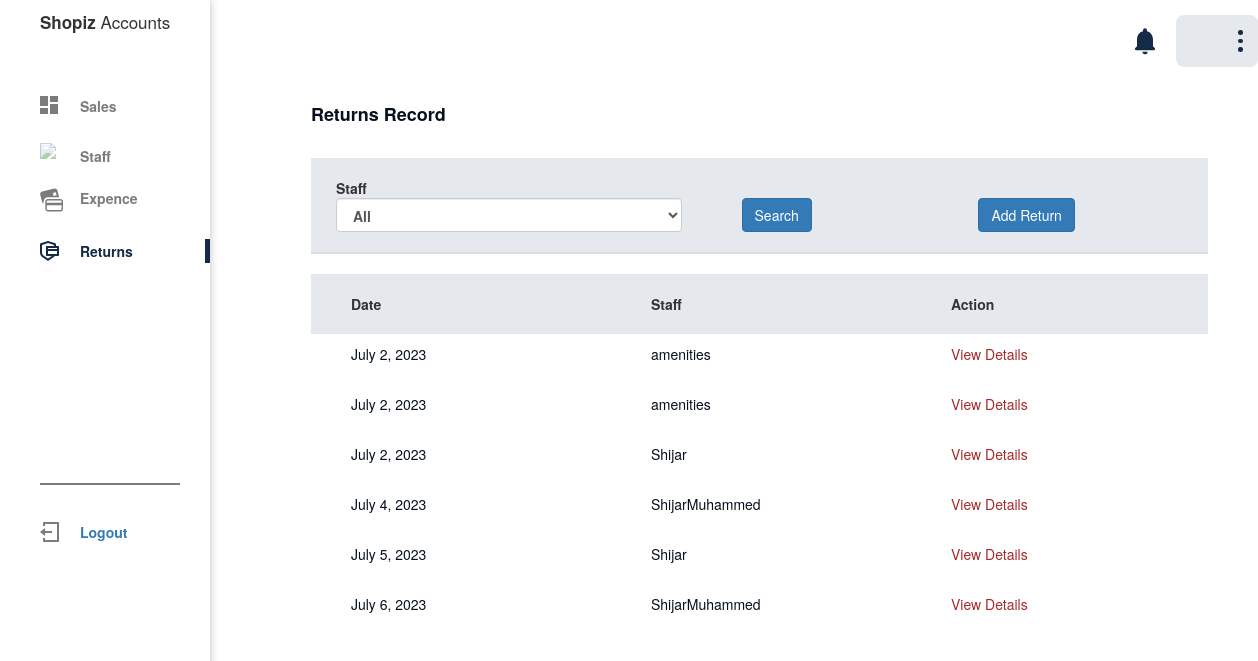
The app's page /returns (signed in), older data.
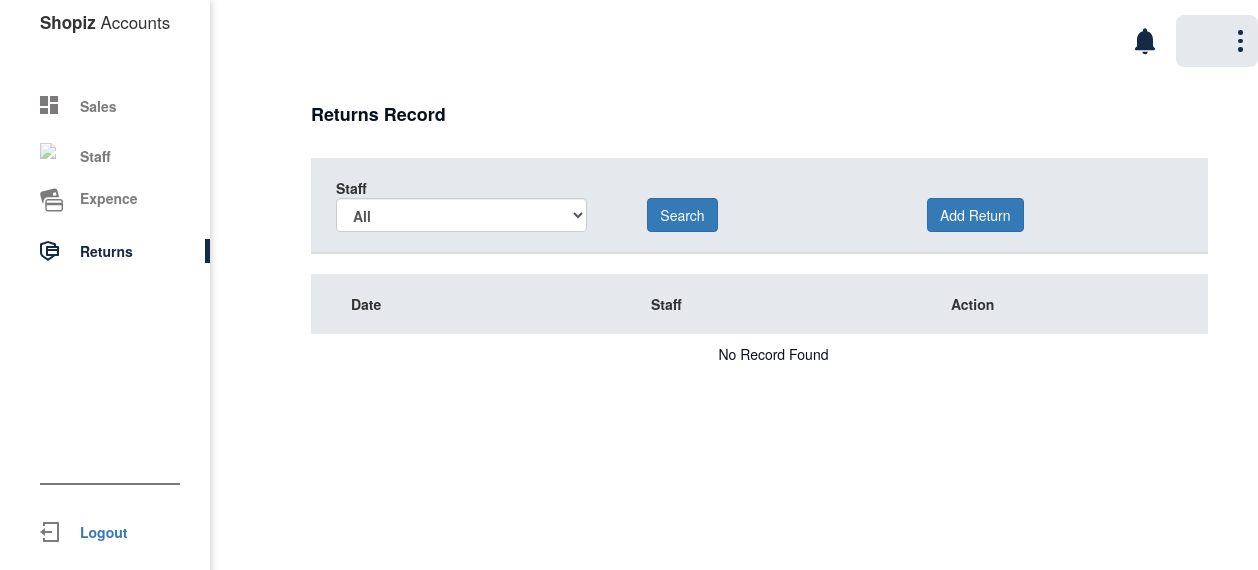
The same page, newer data.
### user_app/models.py (models this page shows, shortened)
class Returns(models.Model):
    Date = models.DateField(default = datetime.now())
    Staff  = models.ForeignKey(Staffs, on_delete=models.CASCADE)
    Description = models.TextField()
    class Meta:
        db_table = 'Returns'

class Staffs(models.Model):
    firstName = models.CharField(max_length=30)
    lastName = models.CharField(max_length=30)
    email = models.EmailField(max_length=50)
    gender = models.CharField(max_length=10)
    phoneNumber = models.CharField(max_length=20)
    address = models.CharField(max_length=250)
    profile_picture = models.FileField(upload_to='profile_picture')
    attachment = models.FileField(upload_to='attachments')
    status = models.BooleanField(default=True)
    access = models.BooleanField(default=True)
    shift = models.CharField(max_length=20)
    class Meta:
        db_table = 'staffs'

### user_app/views.py (the view, shortened to what this page needs)
# urls.py: path('returns', views.returns, name='return'),
@login_required()
def returns(request):
    if request.session.get('user_role') == 'admin':
        filter = request.GET.get('filter')
        data = models.Returns.objects.all()
        if filter is not None and filter != 'all':
            data = data.filter(Staff = filter)
        staffs = models.Staffs.objects.all()
    else:
        data = models.Returns.objects.filter(Staff = request.session.get('user_id'))
        staffs = models.Staffs.objects.filter(id = request.session.get('user_id'))
    return render(request, 'admin/returns.html', {'staffs': staffs, 'data': data,})

### template/admin/returns.html (shortened to what this page needs)
{% extends 'admin/admin_home.html' %}
{% load static %}
{% block content %}
<head>
    <link rel="stylesheet" href="//netdna.bootstrapcdn.com/bootstrap/3.1.1/css/bootstrap.min.css">
    <link rel="stylesheet" href="{% static 'css/expences.css' %}">
</head>
<div class="content" style="padding: 0 50px 0 0;">
    {% with user_role=request.session.user_role %}
    <div class="table-con" style="overflow: hidden;">
        <div class="heading">
            <div class="title">Returns Record</div>
            <div class="row">
                <form action="" method="get">
                <table class="table">
                    <thead>
                        <tr class="filters">
                            {% if user_role == 'admin' %}
                            <th>Staff
                                <select name="filter" class="form-control">
                                    <option value="all">All</option>
                                </select>
                            </th>
                            <th>
                                <button type="submit" class="btn btn-primary">Search</button>
                            </th>
                            {% endif %}
                            <th>
                                <button class="btn btn-primary" onclick="add_return()">Add Return</button>
                            </th>
                        </tr>
                    </thead>
                </table>
            </form>
            </div>
        </div>
        <table>
            <thead>
                <tr>
                    <th style="max-width: 350px; min-width: 300px;">Date</th>
                    <th style="max-width: 350px; min-width: 300px;">Staff</th>
                    <th style="max-width: 350px; min-width: 300px;">Action</th>
                </tr>
            </thead>
            <tbody>
                {% if data|length == 0 %}
                <tr>
                    <td colspan="3" align="center">No Record Found</td>
                </tr>
                {% else %}
                {% for data in data %}
                <tr class="row">
                    <td class="date" style="max-width: 350px; min-width: 300px;">
                        <p>{{data.Date}}</p>
                    </td>
                    <td class="name" style="max-width: 350px; min-width: 300px;">
                        <p>{{data.Staff.firstName}}</p>
                    </td>
                    <td class="name" style="max-width: 350px; min-width: 300px;">
                        <p><a style="color: brown;" onclick="itemCliked({{forloop.counter}})">View Details</a></p>
                    </td>
                </tr>
                {% endfor %}
                {% endif %}
            </tbody>
        </table>
    </div>
</div>
{% endwith %}
{% endblock %}

### template/admin/admin_home.html (shortened to what this page needs)
<!DOCTYPE html>
<html lang="en">
{% load static %}
<head>
  <link rel="stylesheet" href="{% static 'css/admin_home.css' %}">
</head>
<body>
  {% with user_role=request.session.user_role user_access=request.session.user_access %}
  <div class="main-container">
    <div class="main-container__left">
      <div class="main-title">
        <b>Shopiz</b> Accounts
      </div>
      <div class="tabs">
        <div class="tab {% if request.path == '/admin_home' %} first {% endif %}">
          <svg width="18" height="18" viewBox="0 0 18 18" fill="none" xmlns="http://www.w3.org/2000/svg">
            <path d="M0 10H8V0H0V10ZM0 18H8V12H0V18ZM10 18H18V8H10V18ZM10 0V6H18V0H10Z" fill="{% if request.path == '/admin_home' %} #152A46 {% else %} #7C7A7A {% endif %}"/>
          </svg>
          <div class="desc"><a href="admin_home" style="text-decoration: none; color: inherit;">Sales</a></div>
        </div>
        {% if user_role == 'admin' %}
        <div class="tab {% if request.path == '/staffs' or request.path == '/add_staff' %} first {% endif %}">
          <img src="{% static 'pics/staff-symbol-svgrepo-com.svg' %}" style="width: 24px; {% if request.path == '/staffs' or request.path == '/add_staff' %} opacity: 1; {% else %} opacity: 0.5; {% endif %}"">
          <ul>
            <li class="dropdown desc" style="list-style-type: none; top: 0.5rem;"><span tabindex="-1" class="dropdown__title" id="dropdown-box">
                <div class="menu-con" style="background: none; padding: 0;">
                  Staff
                </div>
              </span>
            </li>
          </ul>
        </div>
        {% endif %}
        {% if user_role == 'admin' %}
        <div class="tab {% if request.path == '/expences' %} first {% endif %}"">
          <svg width="23" height="24" viewBox="0 0 26 26" fill="none" xmlns="http://www.w3.org/2000/svg">
            <path
              d="M16.6882 3.4957e-05C16.4882 0.00803496 16.2952 0.044035 16.0942 0.094035L2.50022 3.40603C0.892223 3.80003 -0.113777 5.42204 0.281223 7.03103L2.18722 14.813C2.30272 15.2766 2.52761 15.7057 2.84304 16.0644C3.15848 16.4232 3.55528 16.7012 4.00022 16.875V15C4.00022 12.243 6.24322 10 9.00022 10H21.5942L19.7192 2.28103C19.5534 1.61005 19.1612 1.01678 18.6089 0.601267C18.0566 0.185749 17.3779 -0.0265974 16.6872 3.4957e-05H16.6882ZM17.9062 4.31304L18.7192 7.71903L15.3442 8.53104L14.5002 5.15603L17.9062 4.31304ZM9.00022 12C7.34422 12 6.00022 13.344 6.00022 15V23C6.00022 24.656 7.34422 26 9.00022 26H23.0002C24.6562 26 26.0002 24.656 26.0002 23V15C26.0002 13.344 24.6562 12 23.0002 12H9.00022ZM9.00022 13.594H23.0002C23.7712 13.594 24.4062 14.229 24.4062 15V16H7.59422V15C7.59422 14.229 8.22922 13.594 9.00022 13.594ZM7.59422 19H24.4062V23C24.4062 23.771 23.7712 24.406 23.0002 24.406H9.00022C8.62798 24.4039 8.27157 24.2551 8.00835 23.9919C7.74513 23.7287 7.59632 23.3723 7.59422 23V19Z"
              fill="{% if request.path == '/expences' %} #152A46 {% else %} #7C7A7A {% endif %}" />
          </svg>
          <div class="desc"><a href="expences" style="text-decoration: none; color: inherit;">Expence</a></div>
        </div>
        {% endif %}
        {% if user_role == 'admin' or user_access == True %}
        <div class="tab {% if request.path == '/returns' %} first {% endif %}">
          <svg width="19" height="20" viewBox="0 0 19 20" fill="none" xmlns="http://www.w3.org/2000/svg">
            <path
              d="M8 0L15.298 2.28C15.5015 2.34354 15.6794 2.47048 15.8057 2.64229C15.932 2.81409 16.0001 3.02177 16 3.235V5H18C18.2652 5 18.5196 5.10536 18.7071 5.29289C18.8946 5.48043 19 5.73478 19 6V14C19 14.2652 18.8946 14.5196 18.7071 14.7071C18.5196 14.8946 18.2652 15 18 15L14.78 15.001C14.393 15.511 13.923 15.961 13.38 16.331L8 20L2.62 16.332C1.81252 15.7815 1.15175 15.042 0.69514 14.1779C0.238528 13.3138 -0.000101223 12.3513 3.22098e-08 11.374V3.235C0.000120606 3.02194 0.0682866 2.81449 0.194562 2.64289C0.320838 2.47128 0.498622 2.34449 0.702 2.281L8 0ZM8 2.094L2 3.97V11.374C1.99986 11.9862 2.14025 12.5903 2.41036 13.1397C2.68048 13.6892 3.07311 14.1692 3.558 14.543L3.747 14.679L8 17.58L11.782 15H7C6.73478 15 6.48043 14.8946 6.29289 14.7071C6.10536 14.5196 6 14.2652 6 14V6C6 5.73478 6.10536 5.48043 6.29289 5.29289C6.48043 5.10536 6.73478 5 7 5H14V3.97L8 2.094ZM8 10V13H17V10H8ZM8 8H17V7H8V8Z"
              fill="{% if request.path == '/returns' %} #152A46 {% else %} #7C7A7A {% endif %}" />
          </svg>
          <div class="desc"><a href="returns" style="text-decoration: none; color: inherit;">Returns</a></div>
        </div>
        {% endif %}
      </div>
      <div class="tools-con">
        <hr>
        <div class="tools">
          <div class="tool">
            <div class="desc"><a href="logout">Logout</a></div>
          </div>
        </div>
      </div>
    </div>
    <div class="main-container__right">
      <nav aria-label="Profile Navigation">
        <div class="icon">
        </div>
        <ul>
          <li class="dropdown"><span tabindex="-1" class="dropdown__title" id="dropdown-box">
              <div class="menu-con">
                <div class="profile">
                  <div class="image"></div>
                </div>
                <div class="menu">
                  <div class="dot"></div>
                  <div class="dot"></div>
                  <div class="dot"></div>
                </div>
              </div>
            </span>
          </li>
        </ul>
      </nav>
      {% endwith %}
      {% block content %} {% endblock %}
    </div>
  </div>
</body>
</html>

### assets/css/admin_home.css (style rules this page uses)
body { margin: 0; font-family: "Nunito", sans-serif; max-width: 100%; -ms-overflow-style: none; }
.main-container { display: flex; }
.main-container__left { padding-left: 40px; width: calc(160px + 4%); height: 100vh; z-index: 1; background: #fff; position: fixed; box-shadow: 0px 0px 8px rgba(0, 0, 0, 0.25); }
.main-container__left .main-title { font-size: 17px; margin-top: 10px; }
.main-container .tabs { padding-top: 60px; }
.main-container .tabs .tab { display: flex; padding: 2px 0; margin-bottom: 25px; position: relative; cursor: pointer; }
.main-container .tabs .tab .desc { font-weight: 600; font-size: 14px; position: absolute; left: 40px; color: #7c7a7a; }
.main-container .tabs .first { border-right: 5px solid #152a46; margin-bottom: 30px; }
.main-container .tabs .first .desc { color: #152a46; }
.main-container .tools-con { padding-top: 170px; }
.main-container .tools-con hr { margin-right: 30px; border: 0.2px solid #7c7a7a; }
.main-container .tools-con .tools { color: #7c7a7a; padding-top: 15px; }
.main-container .tools-con .tools .tool { position: relative; display: flex; padding: 2px 0; margin-bottom: 20px; cursor: pointer; }
.main-container .tools-con .tools .tool .desc { position: absolute; left: 40px; font-weight: 600; font-size: 14px; }
.main-container__right { padding: 10px 4%; margin-left: calc(160px + 8%); width: calc(100vw - (160px + 4%)); }
.main-container__right nav { padding: 0.5rem 0; display: flex; justify-content: flex-end; }
.main-container__right nav .icon { display: flex; align-items: center; padding-right: 20px; }
.main-container__right nav .icon svg { cursor: pointer; }
.main-container__right nav>ul>li a, .main-container__right nav>ul>li .dropdown__title { text-decoration: none !important; text-align: center; display: inline-block; }
.main-container__right ul { list-style: none; margin: 0; padding: 0; display: grid; }
.main-container__right ul li { padding: 0; }
.dropdown { position: relative; }
.dropdown .dropdown__title { pointer-events: none; }
.dropdown .dropdown__title .menu-con { display: flex; background: #e5e9ee; padding: 10px 15px; border-radius: 8px; }
.dropdown .dropdown__title .profile { padding-right: 15px; }
.dropdown .dropdown__title .profile .image { width: 32px; height: 32px; background: url("https://images.unsplash.com/photo-1504568758572-1c648768a420?ixlib=rb-1.2.1&ixid=eyJhcHBfaWQiOjEyMDd9&auto=format&fit=crop&w=600&q=60") no-repeat 50% -10%; background-size: cover; border-radius: 50%; }
.dropdown .dropdown__title .menu { display: flex; flex-direction: column; justify-content: space-around; padding: 3px 0; }
.dropdown .dropdown__title .menu .dot { width: 4.5px; height: 4.5px; background: #152a46; border-radius: 50%; }
.main-container__right .content .table-con { overflow: scroll; -ms-overflow-style: none; }
.main-container__right .content .table-con .title { font-weight: 600; font-size: 18px; padding: 30px 0; color: #06101e; text-align: left; }
.main-container__right .content .table-con td { white-space: nowrap; }
.main-container__right .content .table-con table { border-collapse: collapse; }
.main-container__right .content .table-con thead tr { border-radius: 8px 8px 0px 0px; }
.main-container__right .content .table-con th { background: #e5e9ee; padding: 20px 0; padding-left: 40px; text-align: left; padding-right: 20px; }
.main-container__right .content .table-con tbody td { padding: 10px 15px 10px 40px; font-size: 14px; color: #06101e; }

### assets/css/expences.css (style rules this page uses)
.row::before { content: none !important; }

Row changes from the older to the newer data that the page shows:
removed Returns: Date "July 2, 2023", Staff.firstName "amenities"
removed Returns: Date "July 2, 2023", Staff.firstName "amenities"
removed Returns: Date "July 2, 2023", Staff.firstName "Shijar"
removed Returns: Date "July 4, 2023", Staff.firstName "ShijarMuhammed"
removed Returns: Date "July 5, 2023", Staff.firstName "Shijar"
removed Returns: Date "July 6, 2023", Staff.firstName "ShijarMuhammed"
Text that changed along with them:
text now shown: "No Record Found"
